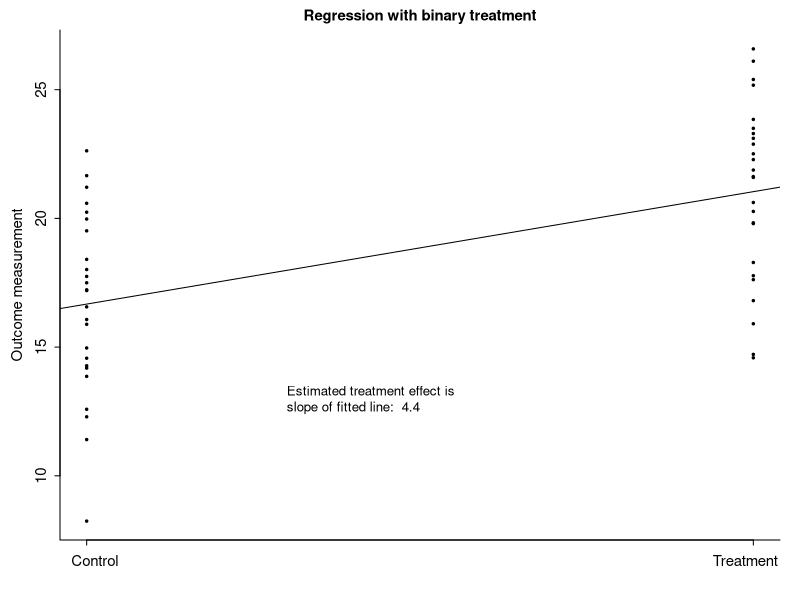
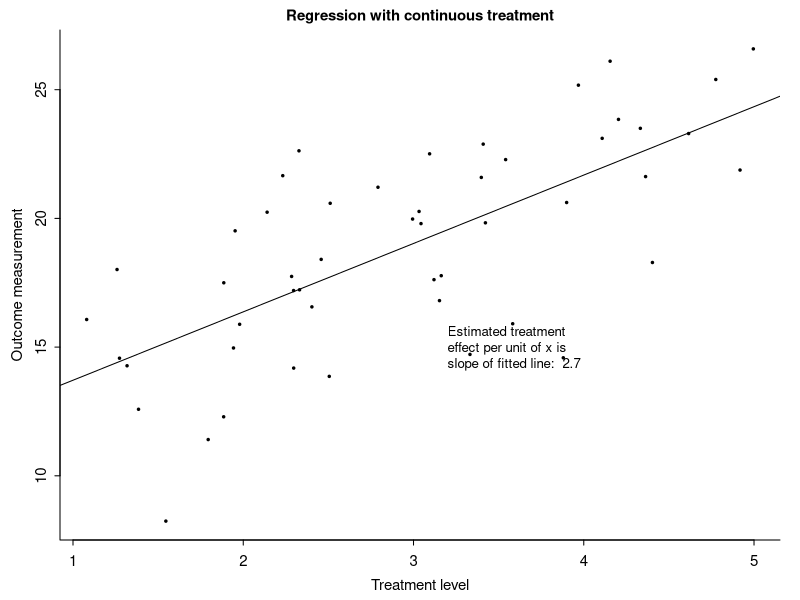
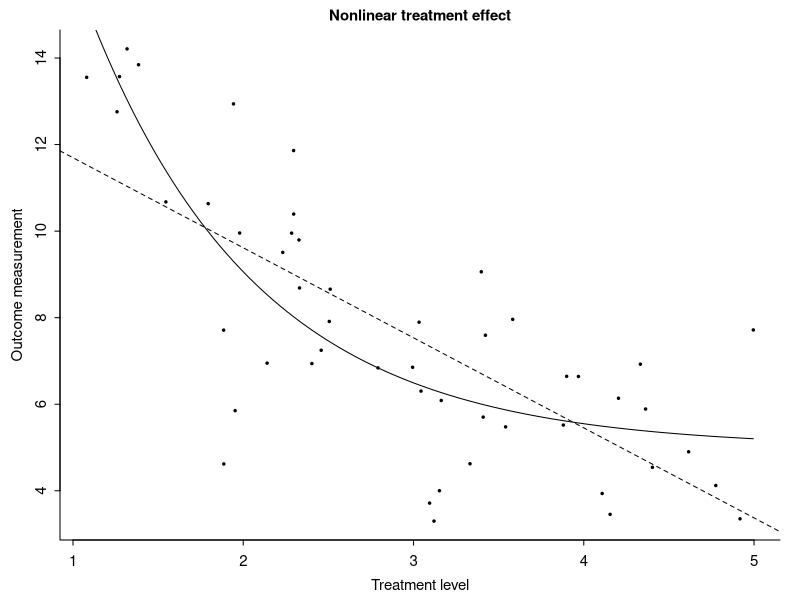
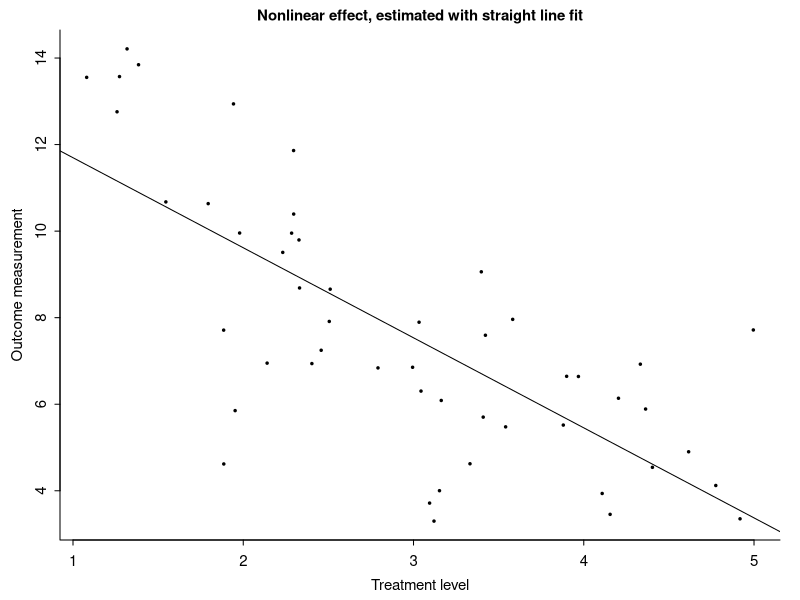
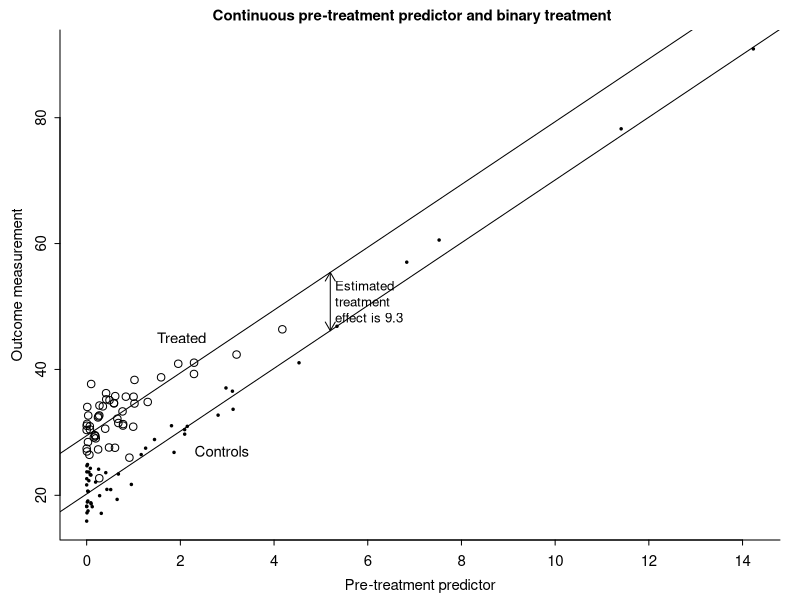

Reproduce these figures in R, in order.
## ---- chunk 1
knitr::opts_chunk$set(message=FALSE, error=FALSE, warning=FALSE, comment=NA)
# switch this to TRUE to save figures in separate files
savefigs <- FALSE
## ---- chunk 2
library("rprojroot")
#root<-has_dirname("ROS-Examples")$make_fix_file()
library("arm")
## ---- chunk 3
N <- 50
x <- runif(N, 1, 5)
y <- rnorm(N, 10 + 3*x, 3)
x_binary <- ifelse(x<3, 0, 1)
data <- data.frame(N, x, y, x_binary)
## ---- chunk 4
lm_1a <- lm(y ~ x_binary, data = data)
display(lm_1a)
## ---- chunk 5
par(mar=c(3, 3, 1.5, 1), mgp=c(1.7, .5, 0), tck=-.01)
plot(x_binary, y, xlab="", ylab="Outcome measurement", pch=20, cex=.5, bty="l", main="Regression with binary treatment", cex.main=.9, xaxt="n", cex.lab=.9, cex.axis=.9)
axis(1, c(0,1), c("    Control", "Treatment    "), cex.axis=.9)
abline(coef(lm_1a)[1], coef(lm_1a)[2])
text(0.3, 13, paste("Estimated treatment effect is\nslope of fitted line: ", fround(coef(lm_1a)[2], 1)), cex=.8, adj=0)
## ---- chunk 6
lm_1b <- lm(y ~ x, data = data)
display(lm_1b)

## ---- chunk 7
par(mar=c(3, 3, 1.5, 1), mgp=c(1.7, .5, 0), tck=-.01)
plot(x, y, xlab="Treatment level", ylab="Outcome measurement", pch=20, cex=.5, bty="l", main="Regression with continuous treatment", cex.main=.9, cex.lab=.9, cex.axis=.9)
abline(coef(lm_1b)[1], coef(lm_1b)[2])
text(3.2, 15, paste("Estimated treatment\neffect per unit of x is\nslope of fitted line: ", fround(coef(lm_1b)[2], 1)), cex=.8, adj=0)
## ---- chunk 8
y <- rnorm(N, 5 + 30*exp(-x), 2)
data$y <- y
## ---- chunk 9
lm_2a <- lm(y ~ x, data = data)
display(lm_2a)

## ---- chunk 10
par(mar=c(3, 3, 1.5, 1), mgp=c(1.7, .5, 0), tck=-.01)
plot(x, y, xlab="Treatment level", ylab="Outcome measurement", pch=20, cex=.5, bty="l", main="Nonlinear treatment effect", cex.main=.9, cex.lab=.9, cex.axis=.9)
abline(coef(lm_2a)[1], coef(lm_2a)[2],lty=2)
curve(5 + 30*exp(-x), add=TRUE)
## ---- chunk 11
par(mar=c(3, 3, 1.5, 1), mgp=c(1.7, .5, 0), tck=-.01)
plot(x, y, xlab="Treatment level", ylab="Outcome measurement", pch=20, cex=.5, bty="l", main="Nonlinear effect, estimated with straight line fit", cex.main=.9, cex.lab=.9, cex.axis=.9)
abline(coef(lm_2a)[1], coef(lm_2a)[2])
## ---- chunk 12
N <- 100
xx <- rnorm(N, 0, 1)^2
z <- rep(0:1, N/2)
xx <- ifelse(z==0, rnorm(N, 0, 1.2)^2, rnorm(N, 0, .8)^2)
yy <- rnorm(N, 20 + 5*xx + 10*z, 3)
data <- data.frame(xx, z, yy)
lm_2 <- lm(yy ~ xx + z, data=data)
display(lm_2)

## ---- chunk 13
par(mar=c(3, 3, 1.5, 1), mgp=c(1.7, .5, 0), tck=-.01)
plot(xx, yy, xlab="Pre-treatment predictor", ylab="Outcome measurement", bty="l", main="Continuous pre-treatment predictor and binary treatment    ", cex.main=.9, cex.lab=.9, cex.axis=.9, type="n")
points(xx[z==0], yy[z==0], pch=20, cex=.5)
points(xx[z==1], yy[z==1], pch=1, cex=1)
abline(coef(lm_2)[1], coef(lm_2)[2])
abline(coef(lm_2)[1] + coef(lm_2)[3], coef(lm_2)[2])
text(2.3, 27, "Controls", cex=.9, adj=0)
text(1.5, 45, "Treated", cex=.9, adj=0)
x0 <- 5.2
arrows(x0, coef(lm_2)[1] + coef(lm_2)[2]*x0, x0, coef(lm_2)[1] + coef(lm_2)[2]*x0 + coef(lm_2)[3], length=.1, code=3)
text(x0+.1, coef(lm_2)[1] + coef(lm_2)[2]*x0 + .5*coef(lm_2)[3], paste("Estimated\ntreatment\neffect is", fround(coef(lm_2)[3], 1)), cex=.8, adj=0)
## ---- chunk 14
for (j in 0:1) print(mean(yy[z==j]))
for (j in 0:1) print(mean(xx[z==j]))
